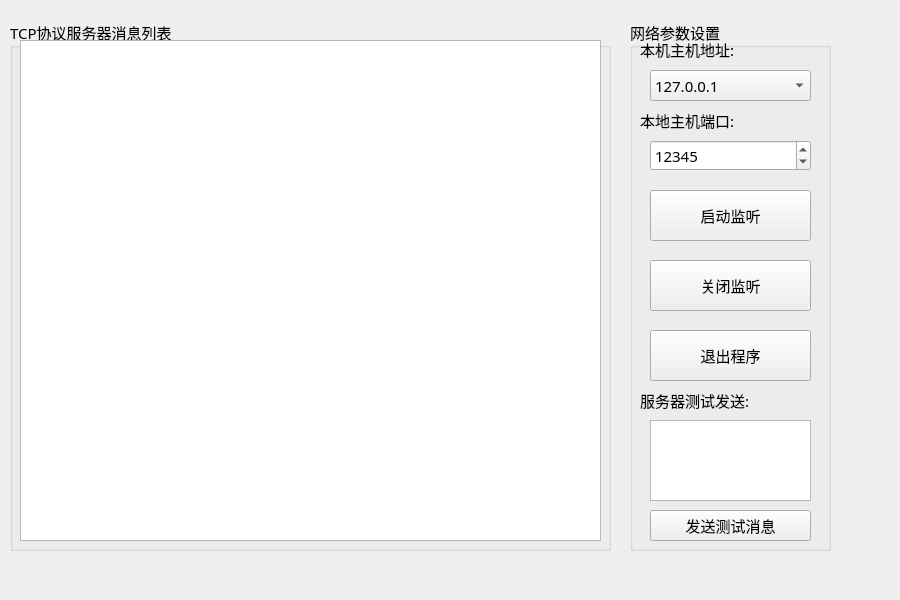
<?xml version="1.0" encoding="UTF-8"?>
<ui version="4.0">
 <class>FormTcpServer</class>
 <widget class="QWidget" name="FormTcpServer">
  <property name="geometry">
   <rect>
    <x>0</x>
    <y>0</y>
    <width>900</width>
    <height>600</height>
   </rect>
  </property>
  <property name="windowTitle">
   <string>Form</string>
  </property>
  <widget class="QGroupBox" name="groupBox">
   <property name="geometry">
    <rect>
     <x>10</x>
     <y>20</y>
     <width>601</width>
     <height>531</height>
    </rect>
   </property>
   <property name="font">
    <font>
     <family>仿宋</family>
     <pointsize>11</pointsize>
    </font>
   </property>
   <property name="title">
    <string>TCP协议服务器消息列表</string>
   </property>
   <widget class="QListWidget" name="listWidget_TCPServerMsg">
    <property name="geometry">
     <rect>
      <x>10</x>
      <y>20</y>
      <width>581</width>
      <height>501</height>
     </rect>
    </property>
   </widget>
  </widget>
  <widget class="QGroupBox" name="groupBox_2">
   <property name="geometry">
    <rect>
     <x>630</x>
     <y>20</y>
     <width>201</width>
     <height>531</height>
    </rect>
   </property>
   <property name="font">
    <font>
     <family>仿宋</family>
     <pointsize>11</pointsize>
    </font>
   </property>
   <property name="title">
    <string>网络参数设置</string>
   </property>
   <widget class="QLabel" name="label">
    <property name="geometry">
     <rect>
      <x>10</x>
      <y>20</y>
      <width>111</width>
      <height>19</height>
     </rect>
    </property>
    <property name="font">
     <font>
      <family>仿宋</family>
      <pointsize>11</pointsize>
     </font>
    </property>
    <property name="text">
     <string>本机主机地址:</string>
    </property>
   </widget>
   <widget class="QLabel" name="label_2">
    <property name="geometry">
     <rect>
      <x>10</x>
      <y>90</y>
      <width>121</width>
      <height>21</height>
     </rect>
    </property>
    <property name="font">
     <font>
      <family>仿宋</family>
      <pointsize>11</pointsize>
     </font>
    </property>
    <property name="text">
     <string>本地主机端口:</string>
    </property>
   </widget>
   <widget class="QSpinBox" name="spinBox_TCPServerPort">
    <property name="geometry">
     <rect>
      <x>20</x>
      <y>120</y>
      <width>161</width>
      <height>31</height>
     </rect>
    </property>
    <property name="font">
     <font>
      <family>仿宋</family>
      <pointsize>11</pointsize>
     </font>
    </property>
    <property name="maximum">
     <number>65535</number>
    </property>
    <property name="value">
     <number>12345</number>
    </property>
   </widget>
   <widget class="QPushButton" name="pushButton_TCPServerStartListen">
    <property name="geometry">
     <rect>
      <x>20</x>
      <y>170</y>
      <width>161</width>
      <height>51</height>
     </rect>
    </property>
    <property name="font">
     <font>
      <family>仿宋</family>
      <pointsize>11</pointsize>
     </font>
    </property>
    <property name="text">
     <string>启动监听</string>
    </property>
    <property name="icon">
     <iconset resource="images.qrc">
      <normaloff>:/new/prefix1/images/start.ico</normaloff>:/new/prefix1/images/start.ico</iconset>
    </property>
   </widget>
   <widget class="QPushButton" name="pushButton_TCPServerCloseListen">
    <property name="geometry">
     <rect>
      <x>20</x>
      <y>240</y>
      <width>161</width>
      <height>51</height>
     </rect>
    </property>
    <property name="font">
     <font>
      <family>仿宋</family>
      <pointsize>11</pointsize>
     </font>
    </property>
    <property name="text">
     <string>关闭监听</string>
    </property>
    <property name="icon">
     <iconset resource="images.qrc">
      <normaloff>:/new/prefix1/images/stop.ico</normaloff>:/new/prefix1/images/stop.ico</iconset>
    </property>
   </widget>
   <widget class="QPushButton" name="pushButton_TCPServerQuit">
    <property name="geometry">
     <rect>
      <x>20</x>
      <y>310</y>
      <width>161</width>
      <height>51</height>
     </rect>
    </property>
    <property name="font">
     <font>
      <family>仿宋</family>
      <pointsize>11</pointsize>
     </font>
    </property>
    <property name="text">
     <string>退出程序</string>
    </property>
    <property name="icon">
     <iconset resource="images.qrc">
      <normaloff>:/new/prefix1/images/exit.ico</normaloff>:/new/prefix1/images/exit.ico</iconset>
    </property>
   </widget>
   <widget class="QPushButton" name="pushButton_TCPServerSendMsg">
    <property name="geometry">
     <rect>
      <x>20</x>
      <y>490</y>
      <width>161</width>
      <height>31</height>
     </rect>
    </property>
    <property name="font">
     <font>
      <family>仿宋</family>
      <pointsize>11</pointsize>
     </font>
    </property>
    <property name="text">
     <string>发送测试消息</string>
    </property>
    <property name="icon">
     <iconset resource="images.qrc">
      <normaloff>:/new/prefix1/images/sendmsg2.ico</normaloff>:/new/prefix1/images/sendmsg2.ico</iconset>
    </property>
   </widget>
   <widget class="QLabel" name="label_3">
    <property name="geometry">
     <rect>
      <x>10</x>
      <y>370</y>
      <width>151</width>
      <height>21</height>
     </rect>
    </property>
    <property name="font">
     <font>
      <family>仿宋</family>
      <pointsize>11</pointsize>
     </font>
    </property>
    <property name="text">
     <string>服务器测试发送:</string>
    </property>
   </widget>
   <widget class="QComboBox" name="comboBox_TCPServerIp">
    <property name="geometry">
     <rect>
      <x>20</x>
      <y>50</y>
      <width>161</width>
      <height>31</height>
     </rect>
    </property>
    <property name="font">
     <font>
      <family>仿宋</family>
      <pointsize>11</pointsize>
     </font>
    </property>
    <item>
     <property name="text">
      <string>127.0.0.1</string>
     </property>
    </item>
   </widget>
   <widget class="QPlainTextEdit" name="plainTextEdit_TCPServerSendData">
    <property name="geometry">
     <rect>
      <x>20</x>
      <y>400</y>
      <width>161</width>
      <height>81</height>
     </rect>
    </property>
   </widget>
  </widget>
 </widget>
 <resources>
  <include location="images.qrc"/>
 </resources>
 <connections/>
</ui>
